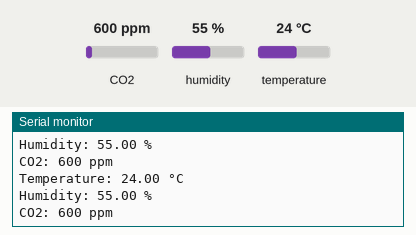
Recording of a sketch running on a simulated ESP32. Parts: the last lines printed to the serial monitor. Inputs (shaded band) come from the test bench; at power-on: CO2 600 ppm, humidity 55 %, temperature 24 °C.

Above: at 1.8 s.
1.9 s: CO2 set to 452 ppm
At 2.9 s:
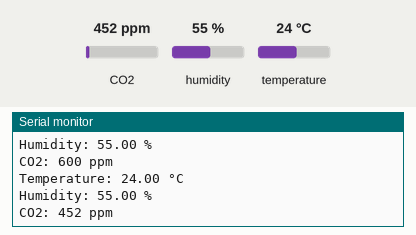
3.4 s: humidity set to 22 %
At 4.7 s:
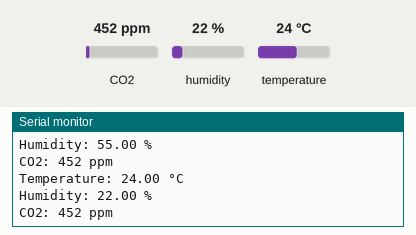
4.9 s: temperature set to 12 °C
At 6.3 s:
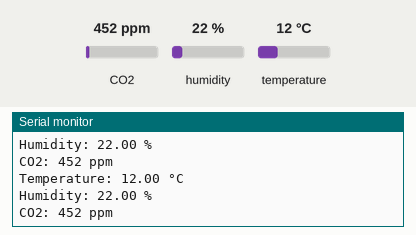
6.4 s: CO2 set to 1050 ppm
At 7.7 s:
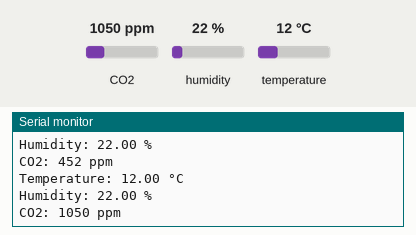
7.9 s: humidity set to 40 %
At 9.0 s:
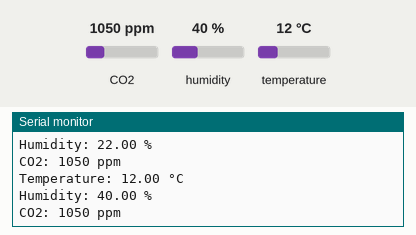
Timing chart, 0 to 10.4 s (numbered marks = the images above; inputs shaded):
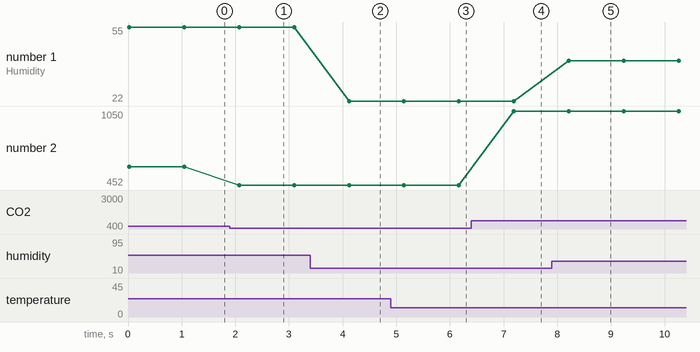

Measured:
- after the input at 1.9 s, the serial monitor: prints a new line after 0.17 s (image 1)
- after the input at 3.4 s, the serial monitor: prints a new line after 0.72 s (image 2)
- after the input at 4.9 s, the serial monitor: prints a new line after 1.3 s (image 3)
- after the input at 6.4 s, the serial monitor: prints a new line after 0.79 s (image 4)
- after the input at 7.9 s, the serial monitor: prints a new line after 0.31 s (image 5)
- plotted number 1: 55 → 22 after the input at 3.4 s, 22 → 40 after the input at 7.9 s
- plotted number 2: 600 → 452 after the input at 1.9 s, 452 → 1050 after the input at 6.4 s

The sketch:

climate_controller.ino
```cpp
#include <Adafruit_Sensor.h>
#include <DHT.h>
#include <HardwareSerial.h>
#include <Wire.h>
#include "MHZ19.h"

#define RXD2 16
#define TXD2 17

#define DHTPIN 18
#define DHTTYPE DHT22

#define MHZ19_RX_PIN 16
#define MHZ19_TX_PIN 17

DHT dht(DHTPIN, DHTTYPE);
MHZ19 myMHZ19;

void setup() {
  Serial.begin(115200);
  while (!Serial) {
    delay(10);
  }

  Serial2.begin(9600, SERIAL_8N1, RXD2, TXD2);
  myMHZ19.begin(MHZ19_RX_PIN, MHZ19_TX_PIN);

  dht.begin();

  Wire.begin(21, 22);
}

void loop() {
  float temperature = dht.readTemperature();
  float humidity = dht.readHumidity();

  myMHZ19.setRange(2000);
  myMHZ19.setAutoCalibration();
  myMHZ19.setFilter(false);

  int co2 = myMHZ19.getCO2();

  Serial.printf("Temperature: %.2f °C\n", temperature);
  Serial.printf("Humidity: %.2f %%\n", humidity);
  Serial.printf("CO2: %d ppm\n", co2);

  delay(1000);
}
```
